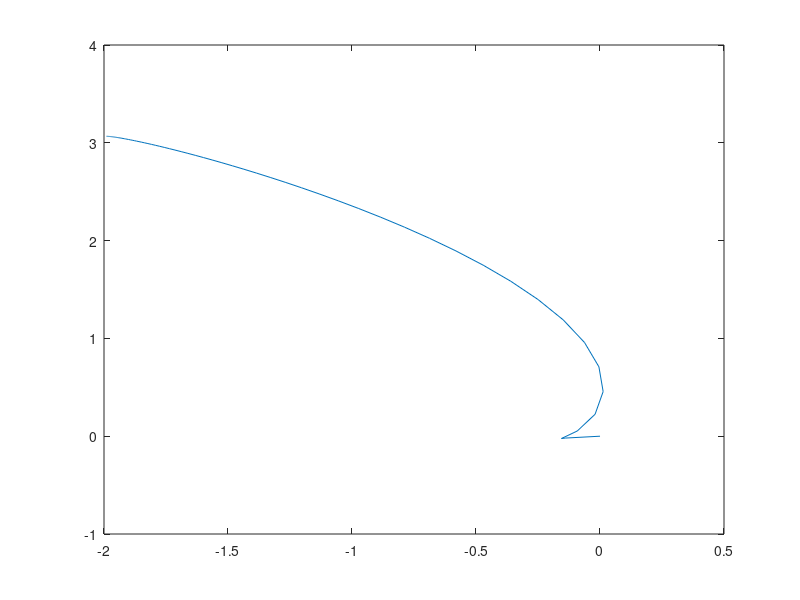

This chart was generated by the following MATLAB code:
%use this for vector based control
function unicycle_test1
[t,q] = ode45( @unicycle, 0:0.1:10, [0 0 0] )
plot( q(:,1), q(:,2) )


function dq = unicycle( t, q )
x = q(1);
y = q(2);
theta = q(3);
finalpos=[-2 3];
% d=sqrt((finalpos(1)-x)^2+(finalpos(2)-y)^2);
v= (finalpos(1)-x)*cos(theta)+(finalpos(2)-y)*sin(theta);
% v=1
w= -(finalpos(1)-x)*sin(theta)+(finalpos(2)-y)*cos(theta);


dq = [ v*cos(theta) ; ...
       v*sin(theta) ; ...
       w ];
